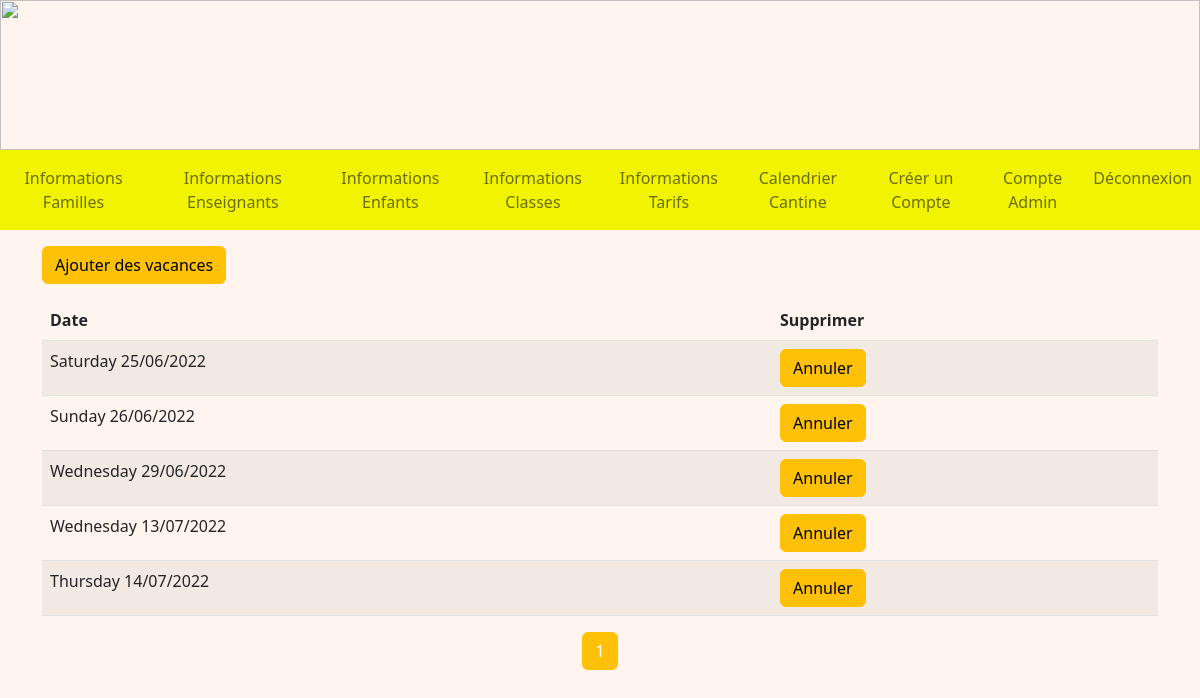
Before: /calendrier (signed in) with the older database file.
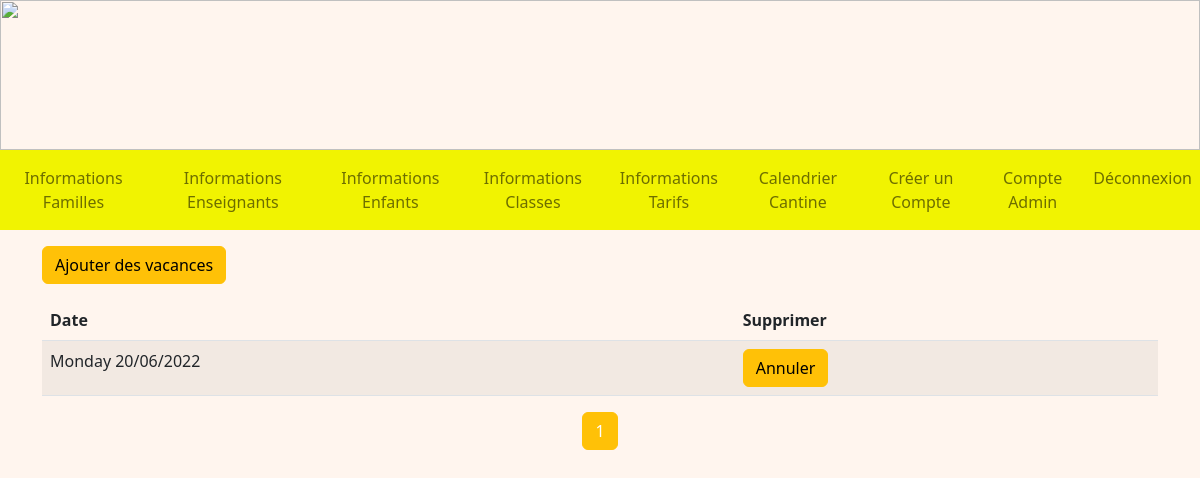
After: the same page with the newer database file.
### tables this page shows
CREATE TABLE Conge (
  date_conge date PRIMARY KEY
);

### admin.py (the view)
@app.route('/calendrier', methods=['GET', 'POST'])
@login_required
def calendrier():
    db = get_db()
    cur = db.cursor()
    user = cur.execute("SELECT type_compte FROM Compte WHERE identifiant = ?", (flask_login.current_user.name, )).fetchone()
    if user[0] == 'Admin':
        page_size = 10
        page = int(request.args.get('page', '1'))
        now = choixDate().strftime('%Y-%m-%d')
        conges = cur.execute("SELECT * FROM Conge WHERE date_conge >= ? ORDER BY date_conge", (now, )).fetchall()
        date = []
        for conge in conges:
            date.append(datetime.datetime.strptime(conge[0], '%Y-%m-%d').strftime('%A %d/%m/%Y'))
        page_total = int(len(conges)/page_size) + 1
        return render_template('A_calendrier.html', conges = conges[((page-1) * page_size) : (page * page_size)], date = date, list_of_page = range(1, page_total + 1), page_total = page_total, page = page)
    if user[0] == 'Enseignant':
        return redirect(url_for('accueilEnseignant'))
    return redirect(url_for('accueil'))

### main.py (called while the page is built)
@login_manager.user_loader
def load_user(user_id):
    db = get_db()
    cur = db.cursor()
    user = cur.execute('SELECT identifiant, mot_de_passe FROM Compte WHERE identifiant=?', (user_id, )).fetchone()
    return User(user[0], user[1])

def get_db():
    if 'db' not in g:
        g.db = sqlite3.connect(DATABASE)
    return g.db

@app.teardown_appcontext
def close_connection(exception):
    db = g.pop('db', None)
    if db is not None:
        db.close()

def choixDate():
    return datetime.datetime.today()

### templates/A_calendrier.html (shortened to what this page needs)
<!DOCTYPE html>
<html>
  <head>
    {% extends "A_layout.html" %}
    {% block content %}
    <div class="container mt-3">
      <a href="/ajoutVacances" class="btn btn-warning">Ajouter des vacances</a>
      <table class="table table-striped mt-3">
        <thead>
          <tr>
            <th scope="col">Date</th>
            <th scope="col">Supprimer</th>
          </tr>
        </thead>
        <tbody>
          {% set i = namespace (index = 0) %} {% for conge in conges %}
          <tr>
            <td>{{ date[i.index] }}</td>
            <td>
              <a
                class="btn btn-warning"
                href="/annuleVacances/{{ conge[0] }}"
                onclick="if (confirm('Voulez-vous vraiment annuler le jour de congés ?')) commentDelete(1); return false"
                >Annuler</a
              >
            </td>
          </tr>
          {% set i.index = i.index + 1 %} {% endfor %}
        </tbody>
      </table>
      <nav aria-label="Page navigation">
        <ul class="pagination justify-content-center">
           {% for page_number in list_of_page %} {% if page_number ==
          page %}
          <li class="page-item active">
            <a
              class="page-link link-warning mb-3"
              href="/calendrier?page={{ page_number }}"
              >{{ page_number }}</a
            >
          </li>
          {% endif %} {% endfor %}
        </ul>
      </nav>
    </div>
    {% endblock %}

Changed rows visible on the page:
removed Conge: index "Saturday 25/06/2022"
removed Conge: index "Sunday 26/06/2022"
removed Conge: index "Wednesday 29/06/2022"
removed Conge: index "Wednesday 13/07/2022"
removed Conge: index "Thursday 14/07/2022"
added Conge: index "Monday 20/06/2022"
